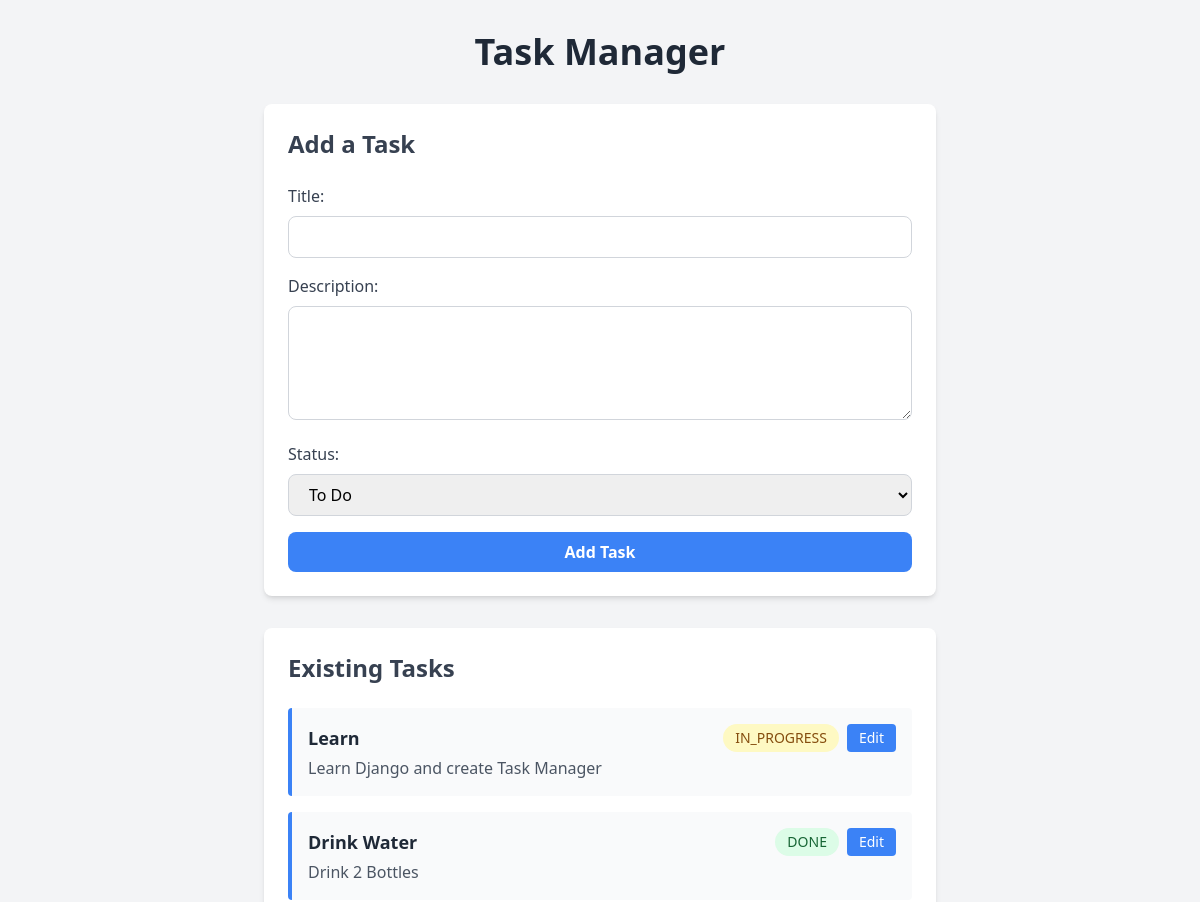
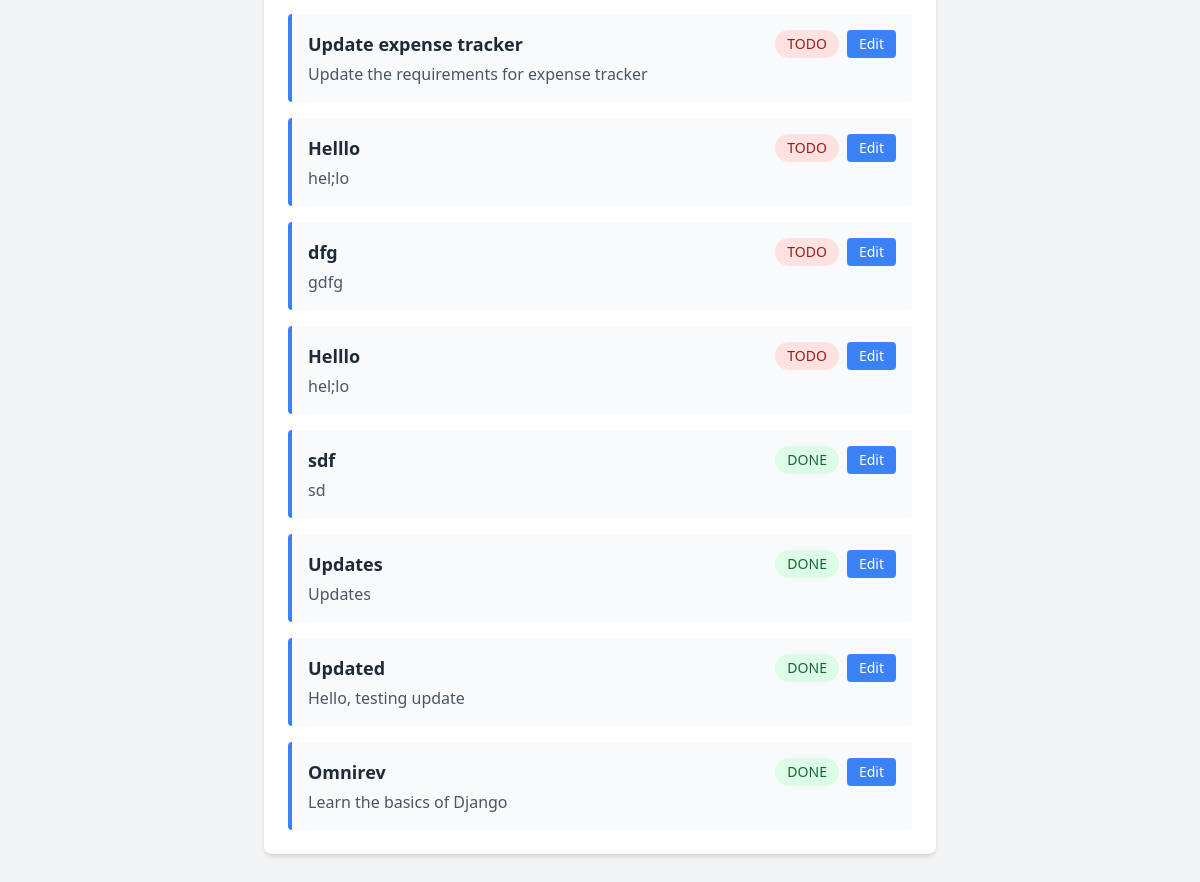
/tasks/, run on the app's committed database (2 pictures, top to bottom).
### tasks/models.py (models this page shows, shortened)
class Task(models.Model):
    status_available = [
        ('to_do', 'To Do'),
        ('in_progress', 'In Progress'),
        ('done', 'Done')
    ]
    title = models.CharField(max_length=45)
    description = models.TextField()
    status = models.CharField(max_length=20, choices=status_available)
    created_at = models.DateTimeField(auto_now_add=True)

### tasks/views.py (the view)
# urls.py: path('tasks/', task_create_view, name='task_create_view'),
def task_create_view(request):
    if request.method == "POST":
        title = request.POST.get("title")
        description = request.POST.get("description")
        status = request.POST.get("status")
        Task.objects.create(title=title, description=description, status=status)
        return redirect("task_create_view")
    tasks = Task.objects.all()
    return render(request, "tasks/task_list.html", {"tasks": tasks})

### tasks/templates/tasks/task_list.html (shortened to what this page needs)
<!DOCTYPE html>
<html>
<head>
    <script src="https://cdn.tailwindcss.com"></script>
</head>
<body class="bg-gray-100">
    <div class="min-h-screen py-8 px-4">
        <div class="max-w-2xl mx-auto">
            <h1 class="text-4xl font-bold text-gray-800 mb-8 text-center">Task Manager</h1>
            <div class="bg-white rounded-lg shadow-md p-6 mb-8">
                <h2 class="text-2xl font-semibold text-gray-700 mb-6">Add a Task</h2>
                <form method="POST" class="space-y-4">
                    <div>
                        <label class="block text-gray-700 font-medium mb-2">Title:</label>
                        <input type="text" name="title" required class="w-full px-4 py-2 border border-gray-300 rounded-lg focus:outline-none focus:ring-2 focus:ring-blue-500">
                    </div>
                    <div>
                        <label class="block text-gray-700 font-medium mb-2">Description:</label>
                        <textarea name="description" required class="w-full px-4 py-2 border border-gray-300 rounded-lg focus:outline-none focus:ring-2 focus:ring-blue-500" rows="4"></textarea>
                    </div>
                    <div>
                        <label class="block text-gray-700 font-medium mb-2">Status:</label>
                        <select name="status" class="w-full px-4 py-2 border border-gray-300 rounded-lg focus:outline-none focus:ring-2 focus:ring-blue-500">
                            <option value="todo">To Do</option>
                        </select>
                    </div>
                    <button type="submit" class="w-full bg-blue-500 hover:bg-blue-600 text-white font-semibold py-2 px-4 rounded-lg transition duration-200">Add Task</button>
                </form>
            </div>
            <div class="bg-white rounded-lg shadow-md p-6">
                <h2 class="text-2xl font-semibold text-gray-700 mb-6">Existing Tasks</h2>
                {% if tasks %}
                    <div class="space-y-4">
                        {% for task in tasks %}
                            <div class="border-l-4 border-blue-500 bg-gray-50 p-4 rounded">
                                <div class="flex justify-between items-start">
                                    <div class="flex-grow">
                                        <h3 class="text-lg font-semibold text-gray-800">{{ task.title }}</h3>
                                        <p class="text-gray-600 mt-1">{{ task.description }}</p>
                                    </div>
                                    <div class="flex items-center gap-2 ml-4">
                                        <span class="inline-block px-3 py-1 text-sm font-medium rounded-full
                                            {% if task.status == 'done' %}bg-green-100 text-green-800
                                            {% elif task.status == 'in_progress' %}bg-yellow-100 text-yellow-800
                                            {% else %}bg-red-100 text-red-800{% endif %}">
                                            {{ task.status|upper }}
                                        </span>
                                        <a href="{% url 'task_update_view' task.id %}" class="bg-blue-500 hover:bg-blue-600 text-white px-3 py-1 rounded text-sm transition duration-200">Edit</a>
                                    </div>
                                </div>
                            </div>
                        {% endfor %}
                    </div>
                {% else %}
                    <p class="text-gray-500 text-center py-8">No tasks yet.</p>
                {% endif %}
            </div>
        </div>
    </div>
</body>
</html>

### data on the page
Task: title "Learn", description "Learn Django and create Task Manager", status "IN_PROGRESS"
Task: title "Drink Water", description "Drink 2 Bottles", status "DONE"
Task: title "Update expense tracker", description "Update the requirements for expense tracker", status "TODO"
Task: title "Helllo", description "hel;lo", status "TODO"
Task: title "dfg", description "gdfg", status "TODO"
Task: title "Helllo", description "hel;lo", status "TODO"
Task: title "sdf", description "sd", status "DONE"
Task: title "Updates", description "Updates", status "DONE"
Task: title "Updated", description "Hello, testing update", status "DONE"
Task: title "Omnirev", description "Learn the basics of Django", status "DONE"
